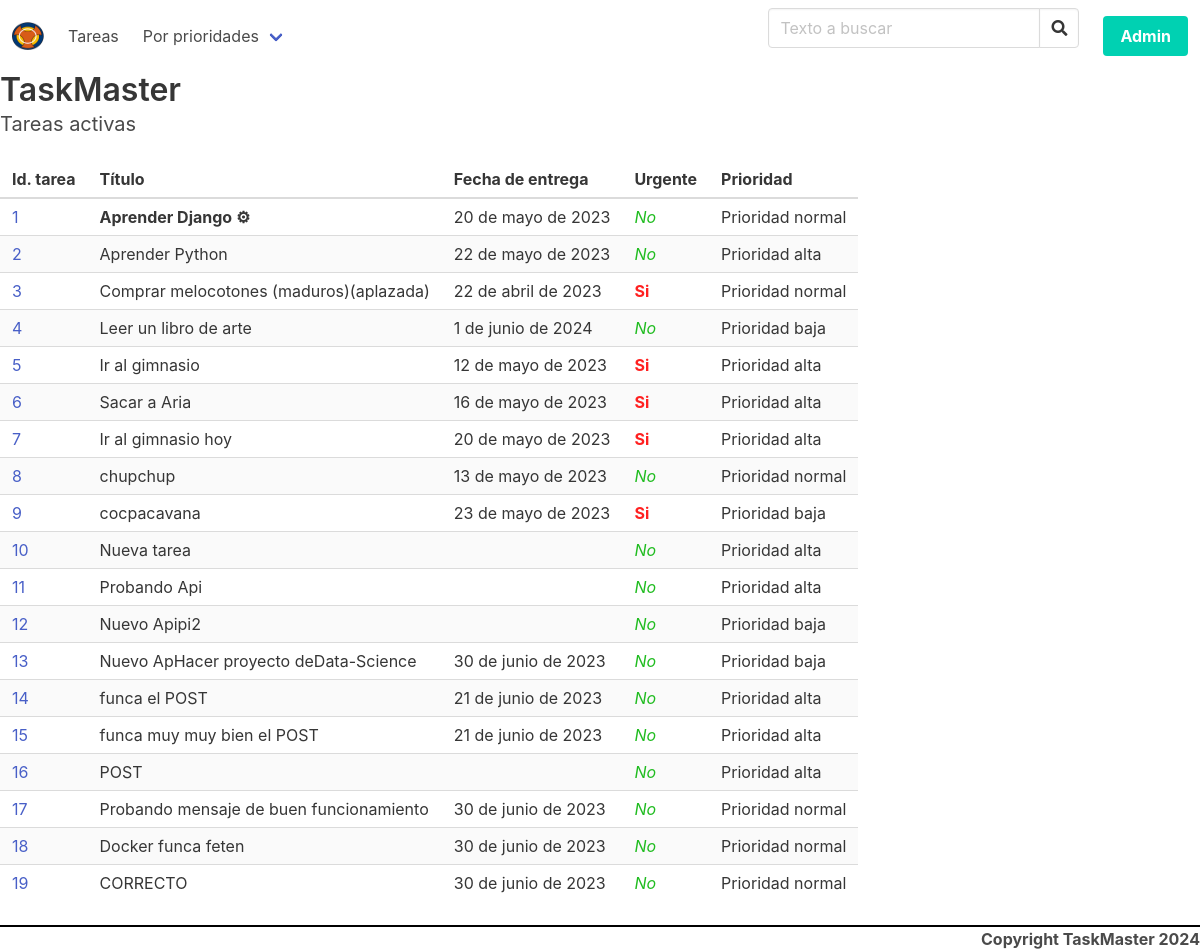
Page /tareas/ on the committed database.
### tasks/models.py (models this page shows, shortened)
class Task(models.Model):
    class Meta:
        verbose_name = "Tarea"
        verbose_name_plural = "Tareas"
    title = models.CharField(
        verbose_name="título",
        max_length=250,
        unique=True,
    )
    subject = models.ForeignKey(
        Subject,
        verbose_name="Asignatura",
        on_delete=models.PROTECT,
        related_name="tasks",
        default=1,
    )
    due_date = models.DateField(
        "Fecha de entrega",
        null=True,
        blank=True,
        default=None,
        validators=[
            date_in_future,
        ],
    )
    urgent = models.BooleanField(
        "Urgente",
        default=False,
    )
    priority = models.CharField(
        "Prioridad",
        max_length=1,
        choices=PRIORITIES,
        default="N",
    )
    created = models.DateTimeField(auto_now_add=True)
    updated = models.DateTimeField(auto_now=True)

### tasks/views.py (the view)
# urls.py: path("tareas/", views.list_tasks),
def list_tasks(request):
    tasks = Task.objects.all()
    return render(
        request,
        "tasks/list_tasks.html",
        {
            "title": "Tareas activas",
            "tasks": tasks,
        },
    )

### tasks/templates/tasks/list_tasks.html
{% extends 'tasks/base.html' %}
{% block content %}
{% include 'tasks/task_table.html' %}
{% endblock content %}

### tasks/templates/tasks/task_table.html
<table class="table is-striped is-hoverable">
    <thead>
        <tr>
            <th>Id. tarea</th>
            <th>Título</th>
            <th>Fecha de entrega</th>
            <th>Urgente</th>
            <th>Prioridad</th>
        </tr>
    </thead>
    <tbody>
        {% for task in tasks %}
        <tr>
            <td>
                <a href="{% url 'edit_task' pk=task.pk %}" role="botton" class="buttom is-primary">
                    {{ task.id }}
                </a>
            </td>
            <td>
                {% if forloop.first %}
                <b> {{ task.title|capfirst|add:" ⚙" }} </b>
                {% else %}
                {{ task.title }}
                {% endif %}
            </td>
            <td>
                {% if task.due_date %}
                {{ task.due_date }}
                {% endif %}
            </td>
            <td>
                {% if task.urgent %}
                <b class="urgente"> Si </b>
                {% else %}
                <i class="no-urgente"> No </i>
                {% endif %}
            </td>
            <td>
                {{ task.get_priority_display }}
            </td>
        </tr>
        {% endfor %}
    </tbody>
</table>

### tasks/static/tasks/css/custom.css (style rules this page uses)
.urgente { font-weight: bolder; color: rgb(255, 32, 32); }
.no-urgente { font-style: italic; color: rgb(32, 188, 32); }

### rows in the picture
Task: id "1", title|add "Aprender Django ⚙", due_date "20 de mayo de 2023", urgent "No", priority "Prioridad normal"
Task: id "2", title "Aprender Python", due_date "22 de mayo de 2023", urgent "No", priority "Prioridad alta"
Task: id "3", title "Comprar melocotones (maduros)(aplazada)", due_date "22 de abril de 2023", urgent "Si", priority "Prioridad normal"
Task: id "4", title "Leer un libro de arte", due_date "1 de junio de 2024", urgent "No", priority "Prioridad baja"
Task: id "5", title "Ir al gimnasio", due_date "12 de mayo de 2023", urgent "Si", priority "Prioridad alta"
Task: id "6", title "Sacar a Aria", due_date "16 de mayo de 2023", urgent "Si", priority "Prioridad alta"
Task: id "7", title "Ir al gimnasio hoy", due_date "20 de mayo de 2023", urgent "Si", priority "Prioridad alta"
Task: id "8", title "chupchup", due_date "13 de mayo de 2023", urgent "No", priority "Prioridad normal"
Task: id "9", title "cocpacavana", due_date "23 de mayo de 2023", urgent "Si", priority "Prioridad baja"
Task: id "10", title "Nueva tarea", urgent "No", priority "Prioridad alta"
Task: id "11", title "Probando Api", urgent "No", priority "Prioridad alta"
Task: id "12", title "Nuevo Apipi2", urgent "No", priority "Prioridad baja"
Task: id "13", title "Nuevo ApHacer proyecto deData-Science", due_date "30 de junio de 2023", urgent "No", priority "Prioridad baja"
Task: id "14", title "funca el POST", due_date "21 de junio de 2023", urgent "No", priority "Prioridad alta"
Task: id "15", title "funca muy muy bien el POST", due_date "21 de junio de 2023", urgent "No", priority "Prioridad alta"
Task: id "16", title "POST", urgent "No", priority "Prioridad alta"
Task: id "17", title "Probando mensaje de buen funcionamiento", due_date "30 de junio de 2023", urgent "No", priority "Prioridad normal"
Task: id "18", title "Docker funca feten", due_date "30 de junio de 2023", urgent "No", priority "Prioridad normal"
Task: id "19", title "CORRECTO", due_date "30 de junio de 2023", urgent "No", priority "Prioridad normal"

### other values in the picture
{{ title }} "Tareas activas"
